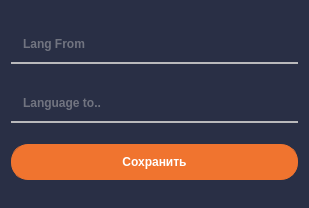
<?xml version="1.0" encoding="UTF-8"?>
<ui version="4.0">
 <class>CreateForm</class>
 <widget class="QWidget" name="CreateForm">
  <property name="geometry">
   <rect>
    <x>0</x>
    <y>0</y>
    <width>309</width>
    <height>208</height>
   </rect>
  </property>
  <property name="windowTitle">
   <string>Create</string>
  </property>
  <property name="windowIcon">
   <iconset resource="myresource.qrc">
    <normaloff>:/img/img/create_tr.ico</normaloff>:/img/img/create_tr.ico</iconset>
  </property>
  <property name="styleSheet">
   <string notr="true">QWidget
{
	background-color: #292f45;
	color: #000000;
	border-color: #000000;
}
QLabel
{
	background-color: #292f45;
	color: #b9b9bb;
	border-color: #000000;

}
QPushButton
{
	background-color: #f0742f;
	color: #fff;
	font-weight: bold;
	border-style: solid;
	border-width: 1px;
	border-radius: 17px;
	border-color: #f0742f;
	padding: 10px;
}
QPushButton::hover
{
	background-color: #fc7c11;
	color: #fff;
}
QPushButton::pressed
{
	background-color: #ff6b35;
	color: #fff;
}
QLineEdit{
	background-color: #292f45;
	color: #b9b9bb;
	font-weight: bold;
	border-style: solid;
	border-width: 2px;
	border-top: 0px;
	border-left: 0px;
	border-right: 0px;
	border-color: #b9b9bb;
	padding: 10px;
}
</string>
  </property>
  <layout class="QGridLayout" name="gridLayout">
   <item row="0" column="0">
    <widget class="QLineEdit" name="lineEdit">
     <property name="placeholderText">
      <string>Lang From</string>
     </property>
    </widget>
   </item>
   <item row="1" column="0">
    <widget class="QLineEdit" name="lineEdit_2">
     <property name="placeholderText">
      <string>Language to..</string>
     </property>
    </widget>
   </item>
   <item row="2" column="0">
    <widget class="QPushButton" name="pushButton">
     <property name="text">
      <string>Сохранить</string>
     </property>
    </widget>
   </item>
  </layout>
 </widget>
 <resources>
  <include location="myresource.qrc"/>
 </resources>
 <connections/>
</ui>
